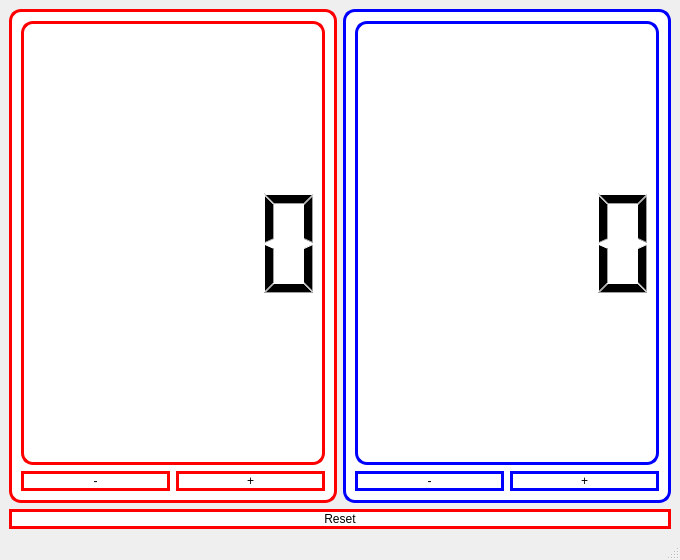
<?xml version="1.0" encoding="UTF-8"?>
<ui version="4.0">
 <class>MainWindow</class>
 <widget class="QMainWindow" name="MainWindow">
  <property name="geometry">
   <rect>
    <x>0</x>
    <y>0</y>
    <width>680</width>
    <height>560</height>
   </rect>
  </property>
  <property name="windowTitle">
   <string>MainWindow</string>
  </property>
  <property name="styleSheet">
   <string notr="true">
QFrame {
    background-color: #ffffff;
}
   </string>
  </property>
  <widget class="QWidget" name="centralwidget">
   <layout class="QVBoxLayout" name="mainVerticalLayout">
    <item>
     <layout class="QHBoxLayout" name="topLayout">
      <item>
       <widget class="QFrame" name="frame">
        <property name="styleSheet">
         <string notr="true">
QFrame {
    border: 3px solid red;
    border-radius: 12px;
}
         </string>
        </property>
        <property name="frameShape">
         <enum>QFrame::Shape::StyledPanel</enum>
        </property>
        <layout class="QVBoxLayout" name="leftLayout">
         <item>
          <widget class="QLCDNumber" name="RedScore"/>
         </item>
         <item>
          <layout class="QHBoxLayout" name="leftButtonsLayout">
           <item>
            <widget class="QPushButton" name="playerredminus">
             <property name="styleSheet">
              <string notr="true">
QPushButton {
    font: 26pt &quot;Segoe UI&quot;;
    border: 3px solid red;
    border-radius: 12px;
    background-color: #ffffff;
    color: #000000;
}
QPushButton:hover { background-color: #eaeaea; }
QPushButton:pressed { background-color: #d6d6d6; }
              </string>
             </property>
             <property name="text">
              <string>-</string>
             </property>
            </widget>
           </item>
           <item>
            <widget class="QPushButton" name="playerredplus">
             <property name="styleSheet">
              <string notr="true">
QPushButton {
    font: 26pt &quot;Segoe UI&quot;;
    border: 3px solid red;
    border-radius: 12px;
    background-color: #ffffff;
    color: #000000;
}
QPushButton:hover { background-color: #eaeaea; }
QPushButton:pressed { background-color: #d6d6d6; }
              </string>
             </property>
             <property name="text">
              <string>+</string>
             </property>
            </widget>
           </item>
          </layout>
         </item>
        </layout>
       </widget>
      </item>
      <item>
       <widget class="QFrame" name="frame_2">
        <property name="styleSheet">
         <string notr="true">
QFrame {
    border: 3px solid blue;
    border-radius: 12px;
}
         </string>
        </property>
        <property name="frameShape">
         <enum>QFrame::Shape::StyledPanel</enum>
        </property>
        <layout class="QVBoxLayout" name="rightLayout">
         <item>
          <widget class="QLCDNumber" name="BlueScore"/>
         </item>
         <item>
          <layout class="QHBoxLayout" name="rightButtonsLayout">
           <item>
            <widget class="QPushButton" name="playerblueminus">
             <property name="styleSheet">
              <string notr="true">
QPushButton {
    font: 26pt &quot;Segoe UI&quot;;
    border: 3px solid blue;
    border-radius: 12px;
    background-color: #ffffff;
    color: #000000;
}
QPushButton:hover { background-color: #eaeaea; }
QPushButton:pressed { background-color: #d6d6d6; }
              </string>
             </property>
             <property name="text">
              <string>-</string>
             </property>
            </widget>
           </item>
           <item>
            <widget class="QPushButton" name="playerblueplus">
             <property name="styleSheet">
              <string notr="true">
QPushButton {
    font: 26pt &quot;Segoe UI&quot;;
    border: 3px solid blue;
    border-radius: 12px;
    background-color: #ffffff;
    color: #000000;
}
QPushButton:hover { background-color: #eaeaea; }
QPushButton:pressed { background-color: #d6d6d6; }
              </string>
             </property>
             <property name="text">
              <string>+</string>
             </property>
            </widget>
           </item>
          </layout>
         </item>
        </layout>
       </widget>
      </item>
     </layout>
    </item>
    <item>
     <widget class="QPushButton" name="Reset">
      <property name="styleSheet">
       <string notr="true">
QPushButton {
    font: 10pt &quot;Sans Serif Collection&quot;;
    border: 3px solid red;
    border-radius: 12px;
    background-color: #ffffff;
    color: #000000;
}
QPushButton:hover { background-color: #eaeaea; }
QPushButton:pressed { background-color: #d6d6d6; }
       </string>
      </property>
      <property name="text">
       <string>Reset</string>
      </property>
     </widget>
    </item>
   </layout>
  </widget>
  <widget class="QStatusBar" name="statusbar"/>
 </widget>
 <resources/>
 <connections/>
</ui>
